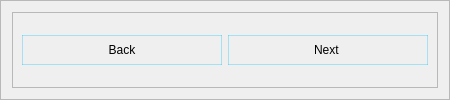
                  <widget class="QFrame" name="footer">
                   <property name="maximumSize">
                    <size>
                     <width>16777215</width>
                     <height>16777215</height>
                    </size>
                   </property>
                   <property name="frameShape">
                    <enum>QFrame::StyledPanel</enum>
                   </property>
                   <property name="frameShadow">
                    <enum>QFrame::Raised</enum>
                   </property>
                   <layout class="QVBoxLayout" name="verticalLayout_13">
                    <item>
                     <widget class="QFrame" name="frame_26">
                      <property name="frameShape">
                       <enum>QFrame::StyledPanel</enum>
                      </property>
                      <property name="frameShadow">
                       <enum>QFrame::Raised</enum>
                      </property>
                      <layout class="QHBoxLayout" name="horizontalLayout_16">
                       <item alignment="Qt::AlignRight">
                        <widget class="QPushButton" name="prev">
                         <property name="minimumSize">
                          <size>
                           <width>200</width>
                           <height>30</height>
                          </size>
                         </property>
                         <property name="maximumSize">
                          <size>
                           <width>100</width>
                           <height>30</height>
                          </size>
                         </property>
                         <property name="baseSize">
                          <size>
                           <width>0</width>
                           <height>0</height>
                          </size>
                         </property>
                         <property name="styleSheet">
                          <string notr="true">QPushButton:hover
{background-color: rgb(6, 194, 252, 50);
}

#prev  {border: 1px solid  rgb(6, 194, 252,80);

}

</string>
                         </property>
                         <property name="text">
                          <string>Back</string>
                         </property>
                         <property name="icon">
                          <iconset>
                           <normaloff>:/icons/icons/115-left-arrow.svg</normaloff>:/icons/icons/115-left-arrow.svg</iconset>
                         </property>
                         <property name="iconSize">
                          <size>
                           <width>20</width>
                           <height>20</height>
                          </size>
                         </property>
                        </widget>
                       </item>
                       <item alignment="Qt::AlignLeft">
                        <widget class="QPushButton" name="nxt">
                         <property name="sizePolicy">
                          <sizepolicy hsizetype="Preferred" vsizetype="Preferred">
                           <horstretch>0</horstretch>
                           <verstretch>0</verstretch>
                          </sizepolicy>
                         </property>
                         <property name="minimumSize">
                          <size>
                           <width>200</width>
                           <height>30</height>
                          </size>
                         </property>
                         <property name="maximumSize">
                          <size>
                           <width>100</width>
                           <height>30</height>
                          </size>
                         </property>
                         <property name="styleSheet">
                          <string notr="true">QPushButton:hover
{background-color: qlineargradient(spread:pad, x1:0, y1:0, x2:1, y2:1, stop:0 rgba(0, 151, 255, 55), stop:1 rgba(255, 255, 255, 30))

}



#nxt  {border: 1px solid  rgb(6, 194, 252,80);

}

</string>
                         </property>
                         <property name="text">
                          <string>Next </string>
                         </property>
                         <property name="icon">
                          <iconset>
                           <normaloff>:/icons/icons/083-chevron.svg</normaloff>:/icons/icons/083-chevron.svg</iconset>
                         </property>
                         <property name="iconSize">
                          <size>
                           <width>20</width>
                           <height>20</height>
                          </size>
                         </property>
                        </widget>
                       </item>
                      </layout>
                     </widget>
                    </item>
                   </layout>
                  </widget>
